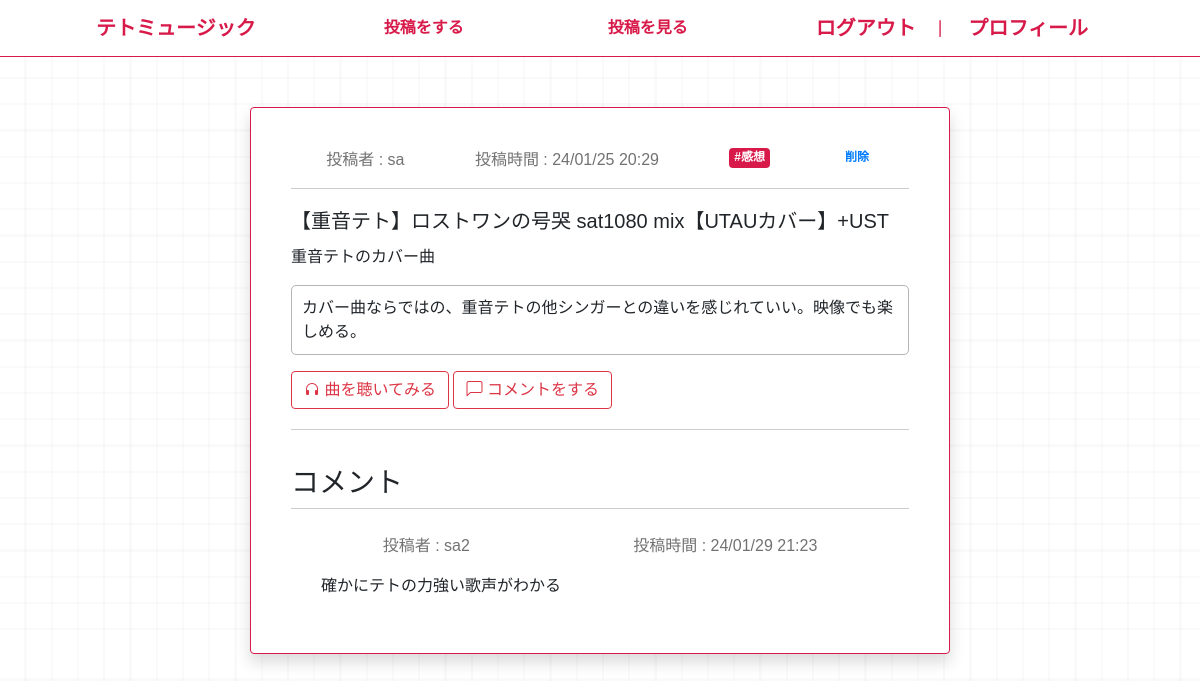
/teto/5/detail (signed in), run on the app's committed database.
### teto/models.py (models this page shows, shortened)
class Post(models.Model):
    title = models.CharField(max_length=100)
    music = models.CharField(max_length=100)
    text = models.TextField(max_length=300)
    create_time = models.DateTimeField(default=timezone.now)
    link = models.URLField()
    category = models.CharField(max_length=100, choices= CATEGORY)
    user = models.ForeignKey('auth.User', on_delete=models.CASCADE)

class Comment(models.Model):
    post = models.ForeignKey(Post, on_delete=models.CASCADE)
    text = models.TextField()
    create_time = models.DateTimeField(default=timezone.now)
    user = models.ForeignKey('auth.User', on_delete=models.CASCADE)

### teto/views.py (the view)
# urls.py: path('teto/<int:pk>/detail', views.DetailPostView.as_view(), name="postdetail"),
class DetailPostView(LoginRequiredMixin, DetailView):
    template_name = 'teto/teto_detail.html'
    model = Post

### teto/templates/teto/teto_detail.html (shortened to what this page needs)
{% extends 'base.html' %}
{% block content%}
    <div class="card shadow bg-white mx-auto"
    style="padding: 20px; width: 700px; margin-top: 50px; border: 1px solid rgb(215, 26, 73);">
        <div class="card-body">
            <div class="flex listup">
                <p style="color: #727272;">投稿者 : {{ object.user }}</p>
                <p style="color: #727272;">投稿時間 : {{ object.create_time | date:'y/m/d H:i' }}</p>
                <span class="badge categorybadge">#{{ object.category }}</span>
                <a class="badge" href="{% url 'postdelete' object.pk %}">削除</a>
            </div>
            <h5 class="card-title" style="border-top: 1px solid rgb(205, 205, 205); padding-top: 20px;">{{ object.music}}</h5>
            <p class="card-text">{{ object.title }}</p>
            <p class="card-text" style="border: 1px solid #b5b5b5; border-radius: 5px; padding: 10px;">{{ object.text }}</p>
            <a href="{{ item.link }}" class="btn btn-outline-danger"><i class="bi bi-headphones"></i> 曲を聴いてみる</a>
            <a href="{% url 'postcomment' object.pk %}" class="btn btn-outline-danger"><i class="bi bi-chat-left"></i> コメントをする</a>
            <p style="border-bottom: 1px solid rgb(205, 205, 205); padding-bottom: 20px;"></p>
        </div>
        <div style="padding: 0 20px 20px;">
            <h3>コメント</h3>
            {% for comment in object.comment_set.all %}
            <div class="balloon-007">
                <div class="flex commentup" >
                    <p style="color: #727272;">投稿者 : {{ comment.user.username }}</p>
                    <p style="color: #727272;"">投稿時間 : {{ comment.create_time | date:'y/m/d H:i' }}</p>
                </div>
                <p style="margin: 0 30px 15px;">{{ comment.text }}</p>
            </div>
            {% endfor %}
        </div>
    </div>
{% endblock content %}

### teto/static/teto/css/style.css (style rules this page uses)
body { font-family: "ヒラギノ丸ゴ Pro", "Hiragino Maru Gothic Pro", "メイリオ", Meiryo, Osaka, "ＭＳ Ｐゴシック", "MS PGothic", sans-serif; background-image: repeating-linear-gradient(to bottom, transparent 25px, rgba(0, 0, 0, 0.04) 26px, rgba(0, 0, 0, 0.04) 26px, transparent 27px, transparent 51px, rgba(0, 0, 0, 0.04) 52px, rgba(0, 0, 0, 0.04) 52px, transparent 53px, transparent 77px, rgba(0, 0, 0, 0.04) 78px, rgba(0, 0, 0, 0.04) 78px, transparent 79px, transparent 103px, rgba(0, 0, 0, 0.04) 104px, rgba(0, 0, 0, 0.04) 104px, transparent 105px, transparent 129px, rgba(0, 0, 0, 0.04) 130px, rgba(0, 0, 0, 0.04) 130px), repeating-linear-gradient(to right, transparent 25px, rgba(0, 0, 0, 0.04) 26px, rgba(0, 0, 0, 0.04) 26px, transparent 27px, transparent 51px, rgba(0, 0, 0, 0.04) 52px, rgba(0, 0, 0, 0.04) 52px, transparent 53px, transparent 77px, rgba(0, 0, 0, 0.04) 78px, rgba(0, 0, 0, 0.04) 78px, transparent 79px, transparent 103px, rgba(0, 0, 0, 0.04) 104px, rgba(0, 0, 0, 0.04) 104px, transparent 105px, transparent 129px, rgba(0, 0, 0, 0.04) 130px, rgba(0, 0, 0, 0.04) 130px); }
a { text-decoration: none; }
.flex { display: flex; }
.listup { justify-content: space-around; height: 20px; margin-bottom: 20px; }
.categorybadge { background-color: rgb(215, 26, 73); color: white; }
.commentup { border-top: 1px solid rgb(205, 205, 205); padding: 25px 10px 0; justify-content: space-around; }

### data on the page
Post: user "sa", create_time "24/01/25 20:29", category "感想", music "【重音テト】ロストワンの号哭 sat1080 mix【UTAUカバー】+UST", title "重音テトのカバー曲", text "カバー曲ならではの、重音テトの他シンガーとの違いを感じれていい。映像でも楽しめる。"
Comment: user.username "sa2", create_time "24/01/29 21:23", text "確かにテトの力強い歌声がわかる"
